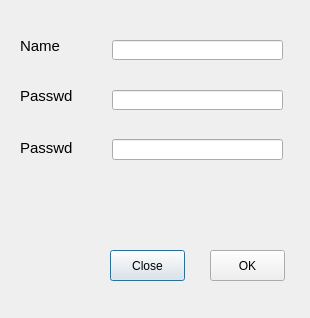
<?xml version="1.0" encoding="UTF-8"?>
<ui version="4.0">
 <class>Register</class>
 <widget class="QDialog" name="Register">
  <property name="geometry">
   <rect>
    <x>0</x>
    <y>0</y>
    <width>310</width>
    <height>318</height>
   </rect>
  </property>
  <property name="windowTitle">
   <string>Dialog</string>
  </property>
  <widget class="QLineEdit" name="nameLineEdit">
   <property name="geometry">
    <rect>
     <x>112</x>
     <y>40</y>
     <width>171</width>
     <height>20</height>
    </rect>
   </property>
  </widget>
  <widget class="QLineEdit" name="passwd2LineEdit">
   <property name="geometry">
    <rect>
     <x>112</x>
     <y>139</y>
     <width>171</width>
     <height>21</height>
    </rect>
   </property>
  </widget>
  <widget class="QLineEdit" name="passwd1LineEdit">
   <property name="geometry">
    <rect>
     <x>112</x>
     <y>90</y>
     <width>171</width>
     <height>20</height>
    </rect>
   </property>
  </widget>
  <widget class="QPushButton" name="closeBtn">
   <property name="geometry">
    <rect>
     <x>110</x>
     <y>250</y>
     <width>75</width>
     <height>31</height>
    </rect>
   </property>
   <property name="text">
    <string>Close</string>
   </property>
  </widget>
  <widget class="QPushButton" name="okBtn">
   <property name="geometry">
    <rect>
     <x>210</x>
     <y>250</y>
     <width>75</width>
     <height>31</height>
    </rect>
   </property>
   <property name="text">
    <string>OK</string>
   </property>
  </widget>
  <widget class="QLabel" name="nameLabel">
   <property name="geometry">
    <rect>
     <x>20</x>
     <y>40</y>
     <width>54</width>
     <height>12</height>
    </rect>
   </property>
   <property name="font">
    <font>
     <pointsize>11</pointsize>
    </font>
   </property>
   <property name="text">
    <string>Name</string>
   </property>
   <property name="alignment">
    <set>Qt::AlignLeading|Qt::AlignLeft|Qt::AlignVCenter</set>
   </property>
  </widget>
  <widget class="QLabel" name="passw1dLabel">
   <property name="geometry">
    <rect>
     <x>20</x>
     <y>90</y>
     <width>54</width>
     <height>12</height>
    </rect>
   </property>
   <property name="font">
    <font>
     <pointsize>11</pointsize>
    </font>
   </property>
   <property name="text">
    <string>Passwd</string>
   </property>
  </widget>
  <widget class="QLabel" name="passw2dLabel">
   <property name="geometry">
    <rect>
     <x>20</x>
     <y>140</y>
     <width>101</width>
     <height>16</height>
    </rect>
   </property>
   <property name="font">
    <font>
     <pointsize>11</pointsize>
    </font>
   </property>
   <property name="text">
    <string>Passwd</string>
   </property>
  </widget>
 </widget>
 <tabstops>
  <tabstop>nameLineEdit</tabstop>
  <tabstop>passwd1LineEdit</tabstop>
  <tabstop>passwd2LineEdit</tabstop>
  <tabstop>okBtn</tabstop>
  <tabstop>closeBtn</tabstop>
 </tabstops>
 <resources/>
 <connections/>
</ui>
